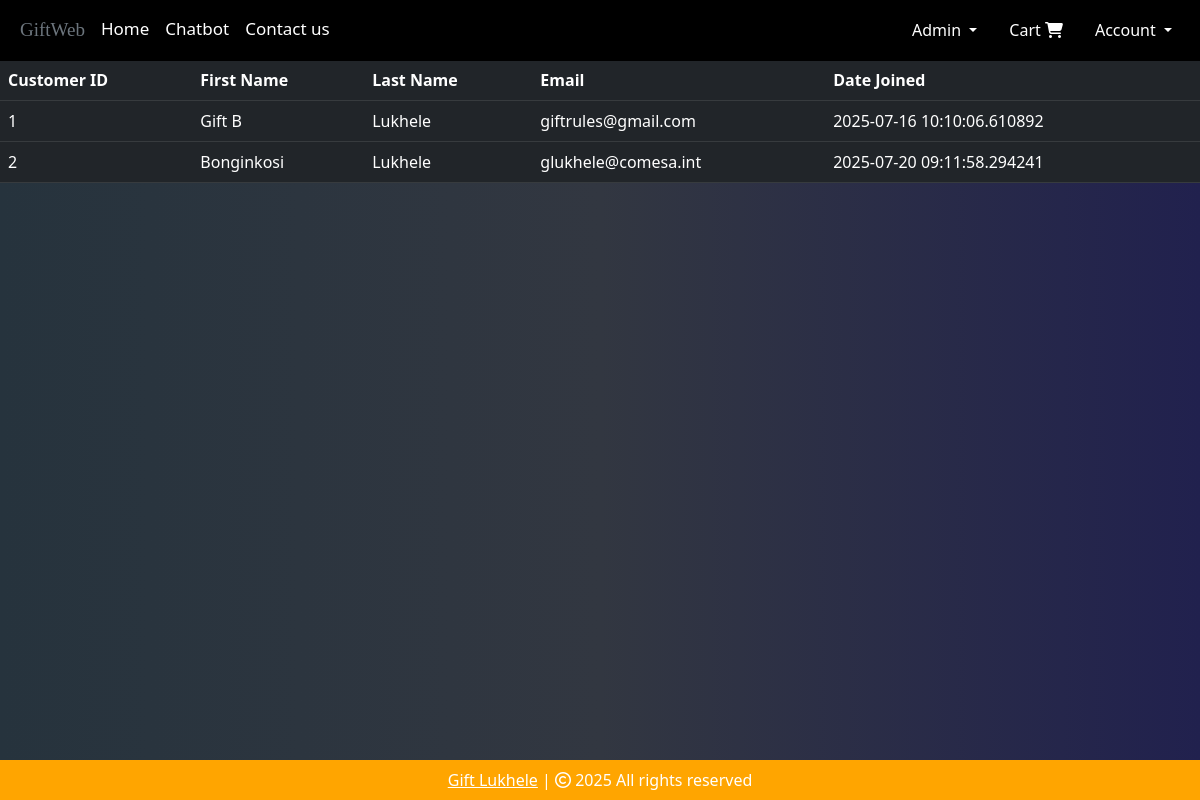
Page /customers (signed in) on the committed database.
### mywebapp/models.py (models this page shows, shortened)
class Customer(db.Model, UserMixin):
    __tablename__ = 'customers'
    customer_id = db.Column(db.Integer, primary_key=True, autoincrement=True)
    first_name = db.Column(db.String(100), nullable=False)
    last_name = db.Column(db.String(100), nullable=False)
    email = db.Column(db.String(100), unique=True, nullable=False)
    password_hash = db.Column(db.String(150), nullable=False)
    created_at = db.Column(db.DateTime, default=datetime.utcnow)
    usertype= db.Column(db.Integer)
    reviews = db.relationship('ChatbotReview', backref='customer')
    orders = db.relationship('Order', backref='customer')
    cart = db.relationship('Cart', uselist=False, backref='customer')
    @property
    def password(self):
        raise AttributeError('Password is not a readable Attribute')

### mywebapp/admin.py (the view)
@admin.route('/customers')
@login_required
def display_customers():
    if current_user.usertype == 1:
        customers = Customer.query.all()
        return render_template('customers.html', customers=customers)
    return render_template('404.html')

### mywebapp/templates/customers.html (shortened to what this page needs)
{% extends 'base.html' %}
{% block body %}
<table class="table table-dark table-hover" style="margin-top: 10px">
    <thead>
        <tr>
            <th scope="col">Customer ID</th>
            <th scope="col">First Name</th>
            <th scope="col">Last Name</th>
            <th scope="col">Email</th>
            <th scope="col">Date Joined</th>
        </tr>
    </thead>
    <tbody>
        {% for customer in customers %}
        <tr>
        <td>{{ customer.customer_id }}</td>
        <td>{{ customer.first_name }}</td>
        <td>{{ customer.last_name }}</td>
        <td>{{ customer.email }}</td>
        <td>{{ customer.created_at}}</td>
        </tr>
        {% endfor %}
    </tbody>
</table>
{% endblock %}

### mywebapp/static/css/style.css (style rules this page uses)
html, body { height: 100%; margin: 0; padding: 0; display: flex; flex-direction: column; background: linear-gradient(to right, rgb(38, 51, 61), rgb(50, 55, 65), rgb(33, 33, 78)); }

### rows in the picture
Customer: customer_id "1", first_name "Gift B", last_name "Lukhele", email "giftrules@gmail.com", created_at "2025-07-16 10:10:06.610892"
Customer: customer_id "2", first_name "Bonginkosi", last_name "Lukhele", email "glukhele@comesa.int", created_at "2025-07-20 09:11:58.294241"
